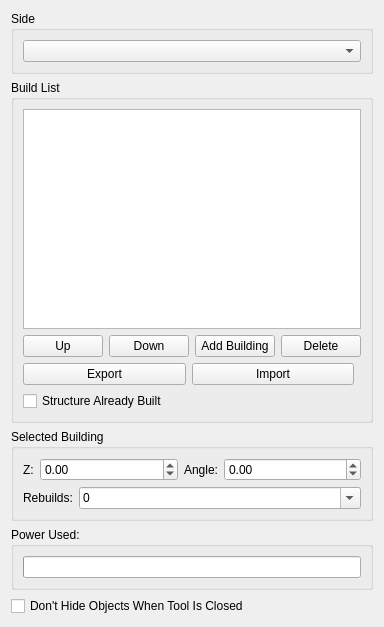
<?xml version="1.0" encoding="UTF-8"?>
<ui version="4.0">
 <class>WBQtBuildListPanel</class>
 <widget class="QWidget" name="WBQtBuildListPanel">
  <property name="geometry">
   <rect>
    <x>0</x>
    <y>0</y>
    <width>240</width>
    <height>460</height>
   </rect>
  </property>
  <property name="windowTitle">
   <string>Build List</string>
  </property>
  <layout class="QVBoxLayout" name="rootLayout" stretch="0,3,0,0,0">
   <item>
    <widget class="QGroupBox" name="sideBox">
     <property name="title">
      <string>Side</string>
     </property>
     <layout class="QVBoxLayout" name="sideLay">
      <item>
       <widget class="QComboBox" name="side"/>
      </item>
     </layout>
    </widget>
   </item>
   <item>
    <widget class="QGroupBox" name="listBox">
     <property name="title">
      <string>Build List</string>
     </property>
     <layout class="QVBoxLayout" name="listLay" stretch="1,0,0,0">
      <item>
       <widget class="QListWidget" name="buildList">
        <property name="sizePolicy">
         <sizepolicy hsizetype="Preferred" vsizetype="Expanding">
          <horstretch>0</horstretch>
          <verstretch>0</verstretch>
         </sizepolicy>
        </property>
        <property name="minimumSize">
         <size>
          <width>0</width>
          <height>220</height>
         </size>
        </property>
       </widget>
      </item>
      <item>
       <layout class="QHBoxLayout" name="btnRow">
        <item>
         <widget class="QPushButton" name="up">
          <property name="text">
           <string>Up</string>
          </property>
         </widget>
        </item>
        <item>
         <widget class="QPushButton" name="down">
          <property name="text">
           <string>Down</string>
          </property>
         </widget>
        </item>
        <item>
         <widget class="QPushButton" name="add">
          <property name="text">
           <string>Add Building</string>
          </property>
         </widget>
        </item>
        <item>
         <widget class="QPushButton" name="deleteBtn">
          <property name="text">
           <string>Delete</string>
          </property>
         </widget>
        </item>
       </layout>
      </item>
      <item>
       <layout class="QHBoxLayout" name="ioRow">
        <item>
         <widget class="QPushButton" name="exportBtn">
          <property name="text">
           <string>Export</string>
          </property>
         </widget>
        </item>
        <item>
         <widget class="QPushButton" name="importBtn">
          <property name="text">
           <string>Import</string>
          </property>
         </widget>
        </item>
        <item>
         <spacer name="ioSpacer">
          <property name="orientation">
           <enum>Qt::Horizontal</enum>
          </property>
         </spacer>
        </item>
       </layout>
      </item>
      <item>
       <widget class="QCheckBox" name="alreadyBuilt">
        <property name="text">
         <string>Structure Already Built</string>
        </property>
       </widget>
      </item>
     </layout>
    </widget>
   </item>
   <item>
    <widget class="QGroupBox" name="attrBox">
     <property name="title">
      <string>Selected Building</string>
     </property>
     <layout class="QVBoxLayout" name="attrLay">
      <item>
       <layout class="QHBoxLayout" name="azRow" stretch="0,1,0,1">
        <item>
         <widget class="QLabel" name="zLabel">
          <property name="text">
           <string>Z:</string>
          </property>
         </widget>
        </item>
        <item>
         <widget class="QDoubleSpinBox" name="z">
          <property name="decimals">
           <number>2</number>
          </property>
          <property name="minimum">
           <double>-100000.000000000000000</double>
          </property>
          <property name="maximum">
           <double>100000.000000000000000</double>
          </property>
         </widget>
        </item>
        <item>
         <widget class="QLabel" name="angleLabel">
          <property name="text">
           <string>Angle:</string>
          </property>
         </widget>
        </item>
        <item>
         <widget class="QDoubleSpinBox" name="angle">
          <property name="decimals">
           <number>2</number>
          </property>
          <property name="minimum">
           <double>-360.000000000000000</double>
          </property>
          <property name="maximum">
           <double>360.000000000000000</double>
          </property>
         </widget>
        </item>
       </layout>
      </item>
      <item>
       <layout class="QHBoxLayout" name="rbRow" stretch="0,1">
        <item>
         <widget class="QLabel" name="rebuildsLabel">
          <property name="text">
           <string>Rebuilds:</string>
          </property>
         </widget>
        </item>
        <item>
         <widget class="QComboBox" name="rebuilds">
          <property name="editable">
           <bool>true</bool>
          </property>
          <item>
           <property name="text">
            <string>0</string>
           </property>
          </item>
          <item>
           <property name="text">
            <string>1</string>
           </property>
          </item>
          <item>
           <property name="text">
            <string>2</string>
           </property>
          </item>
          <item>
           <property name="text">
            <string>3</string>
           </property>
          </item>
          <item>
           <property name="text">
            <string>4</string>
           </property>
          </item>
          <item>
           <property name="text">
            <string>5</string>
           </property>
          </item>
          <item>
           <property name="text">
            <string>Unlimited</string>
           </property>
          </item>
         </widget>
        </item>
       </layout>
      </item>
     </layout>
    </widget>
   </item>
   <item>
    <widget class="QGroupBox" name="powerBox">
     <property name="title">
      <string>Power Used:</string>
     </property>
     <layout class="QVBoxLayout" name="powerLay">
      <item>
       <widget class="QProgressBar" name="power">
        <property name="minimum">
         <number>0</number>
        </property>
        <property name="maximum">
         <number>100</number>
        </property>
        <property name="textVisible">
         <bool>false</bool>
        </property>
       </widget>
      </item>
     </layout>
    </widget>
   </item>
   <item>
    <widget class="QCheckBox" name="forcedShow">
     <property name="text">
      <string>Don't Hide Objects When Tool Is Closed</string>
     </property>
    </widget>
   </item>
  </layout>
 </widget>
 <resources/>
 <connections/>
</ui>
